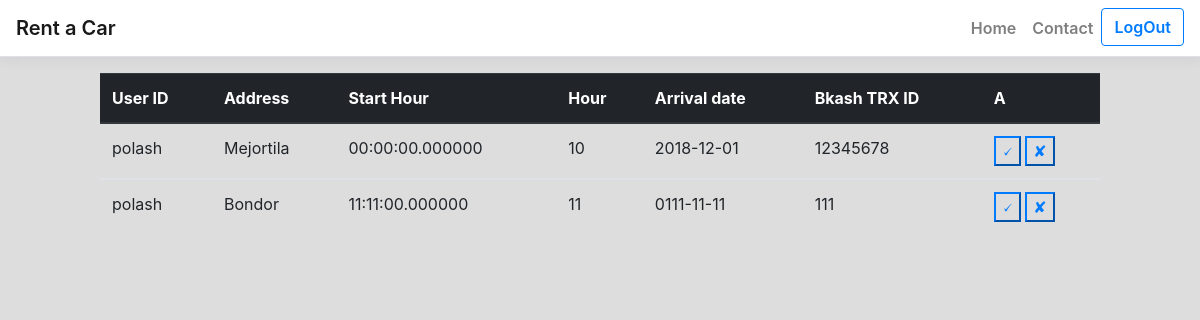
Page /user_request.php on the committed database.
### tables this page shows
CREATE TABLE `request` (
  `request_id` int(20) NOT NULL,
  `user_id` int(20) NOT NULL,
  `vehicle_id` int(100) NOT NULL,
  `start_hour` time(6) NOT NULL,
  `hour` int(100) NOT NULL,
  `arrival_date` date NOT NULL,
  `bkash_trx` varchar(50) NOT NULL,
  `address` varchar(50) NOT NULL,
  `status` varchar(10) NOT NULL
);

CREATE TABLE `user` (
  `user_id` int(50) NOT NULL,
  `username` varchar(50) NOT NULL,
  `password` varchar(50) NOT NULL,
  `email` varchar(50) NOT NULL,
  `nid` int(20) NOT NULL,
  `phone` int(20) NOT NULL
);

### user_request.php (the view, shortened to what this page needs)
<?php
	include("dbconnect.php");
?>
<!DOCTYPE html>
<html lang="en">
<head>
	<link rel="stylesheet" href="css/bootstrap.min.css">
	<link rel="stylesheet" type="text/css" href="style.css"/>
</head>
<body>
	<header>
		<nav class="navbar navbar-expand-lg navbar-light bg-white border-bottom box-shadow border-bottom box-shadow">
			<a class="navbar-brand" style="font-weight: 600;" href="#">Rent a Car</a>
			<div class="ml-auto order-0">
				<div class="collapse navbar-collapse" id="navbarContent">
					<ul class="navbar-nav mr-auto">
						<li class="nav-item">
							<a class="nav-link" style="font-weight: 600;" href="home.php">Home</a>
						</li>
						<li class="nav-item">
							<a class="nav-link" style="font-weight: 600;" href="#">Contact</a>
						</li>
						<li>
							<a class="btn btn-outline-primary" style="font-weight: 600;" href="logout.php">LogOut</a>
						</li>
					</ul>
				</div>
			</div>
		</nav>
	</header>
<div class="navbar navbar-expand-lg navbar-light"></div>
	<div style="padding-right: 100px; padding-left: 100px;">
	  <table  class='table'>
	  	<thead class="thead-dark">
    		<tr>
    		<th scope="col">User ID</th>
		    <th scope="col">Address</th>
			<th scope="col">Start Hour</th>
			<th scope="col">Hour</th>
			<th scope="col">Arrival date</th>
			<th scope="col">Bkash TRX ID</th>
			<th scope="col">A</th>
		    </tr>
		 </thead>
		<?php
			$query="SELECT * FROM request where status = 'queue' ";
			$result = mysqli_query($con, $query);
			while ($row = mysqli_fetch_array($result)) {
				$request_id=$row['request_id'];
				$user_id=$row['user_id'];
				$query1="SELECT username FROM user where user_id='$user_id' ";
				$result1= mysqli_query($con, $query1);
				while ($row1=mysqli_fetch_array($result1)) {
					$username=$row1["username"];
				}
		?>
		<tbody>
			<tr>
			<?php
					echo "<td >".$username."</td>";
			 	    echo "<td >".$row['address']."</td>";
					echo "<td >".$row['start_hour']."</td>";
					echo "<td >".$row['hour']."</td>";
					echo "<td >".$row['arrival_date']."</td>";
					echo "<td >".$row['bkash_trx']."</td>";
			?>
					<td><button class='btn-outline-primary' onclick="approved('<?php echo $request_id ?>');">&#128504;</button> <button class='btn-outline-primary' onclick="delete_req('<?php echo $request_id ?>');">&#10008;</button></td>
			</tr>
		<?php
			}
		?>
		</tbody>
	  </table>
    </div>
</body>
</html>

### style.css (style rules this page uses)
html { width:100%; height:100%; }
body { width:100%; height:100%; background-color:#DDD; }
.box-shadow { box-shadow: 0 .25rem .75rem rgba(0, 0, 0, .05); }
.border-bottom { border-bottom: 1px solid #e5e5e5; }

### rows in the picture
request: user.username "polash", address "Mejortila", start_hour "00:00:00.000000", hour "10", arrival_date "2018-12-01", bkash_trx "12345678"
request: user.username "polash", address "Bondor", start_hour "11:11:00.000000", hour "11", arrival_date "0111-11-11", bkash_trx "111"
